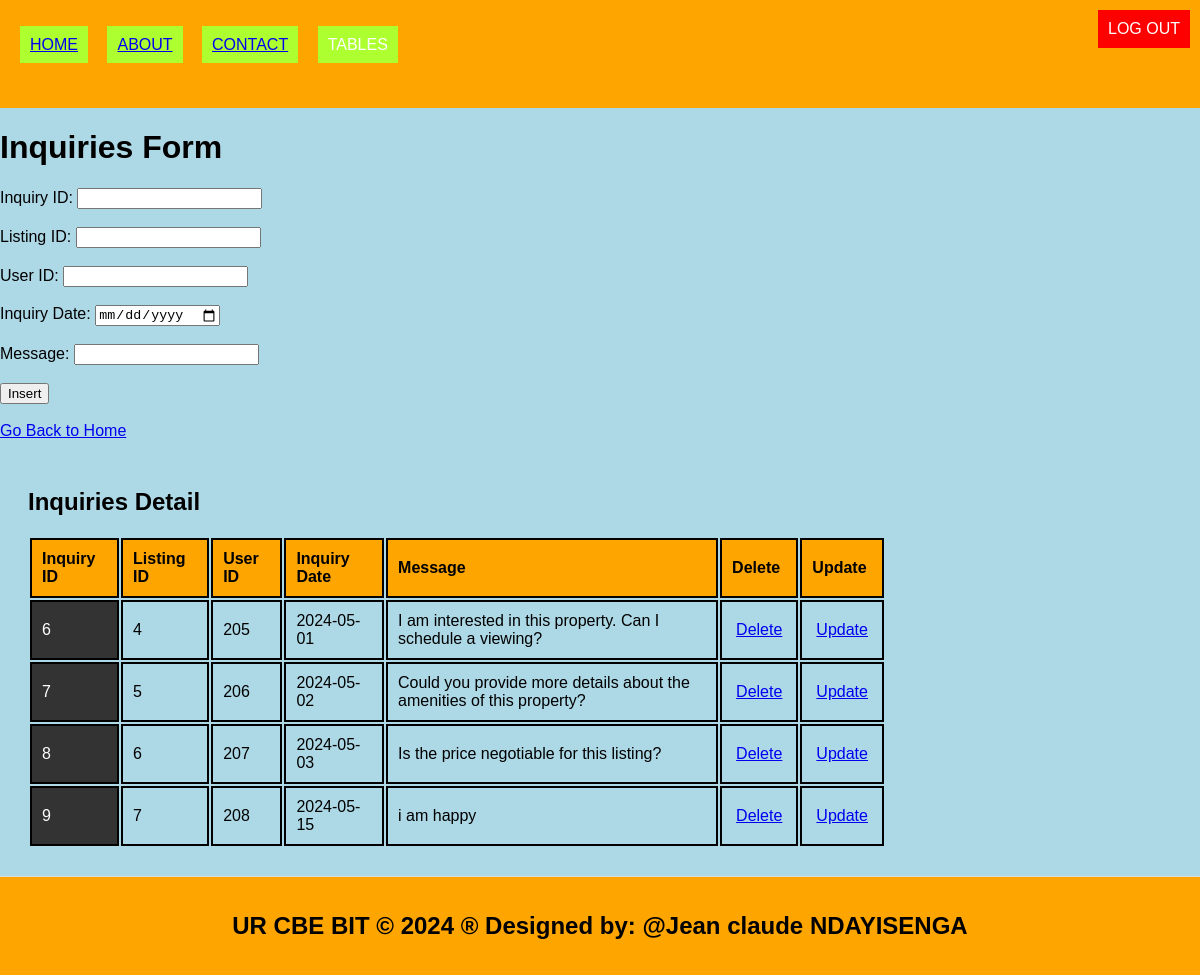
The page /inquiries.php on the database its author committed.
### tables this page shows
CREATE TABLE `inquiries` (
  `inquiry_id` int(11) NOT NULL,
  `listing_id` int(11) DEFAULT NULL,
  `user_id` int(11) DEFAULT NULL,
  `inquiry_date` date DEFAULT NULL,
  `message` text DEFAULT NULL
);

### inquiries.php (the view, shortened to what this page needs)
<!DOCTYPE html>
<html lang="en">
<head>
  <link rel="stylesheet" type="text/css" href="style.css">
</head>
<body style="background-color: lightblue;">
  <header>
    <ul style="list-style-type: none; padding: 0;">
      <li style="display: inline; margin-right: 10px;">
        <ul style="list-style-type: none; padding: 0;">
          <li style="display: inline; margin-right: 8px;padding: 10px; color: white; background-color: greenyellow; text-decoration: none; margin-right: 15px;"><a href="./home.html">HOME</a></li>
          <li style="display: inline; margin-right: 10px;padding: 10px; color: white; background-color: greenyellow; text-decoration: none; margin-right: 15px;"><a href="./about.html">ABOUT</a></li>
          <li style="display: inline; margin-right: 10px;padding: 10px; color: white; background-color: greenyellow; text-decoration: none; margin-right: 15px;"><a href="./contact.html">CONTACT</a></li>
          <li class="dropdown" style="display: inline;">
            <a href="#" style="padding: 10px; color: white; background-color: greenyellow; text-decoration: none; margin-right: 15px;"> TABLES </a>
          </li>
        </ul>
      </li>
    </ul>
    <a class="logout"href="logout.php" style="padding: 10px; color: white; background: red; text-decoration: none;">LOG OUT</a>
  </header>
  <body style="background-color: yellowgreen;">
    <h1>Inquiries Form</h1>
    <form method="post" onsubmit="return confirmInsert();">
      <label for="inquiry_id">Inquiry ID:</label>
      <input type="number" id="inquiry_id" name="inquiry_id" required><br><br>
      <label for="listing_id">Listing ID:</label>
      <input type="number" id="listing_id" name="listing_id" required><br><br>
      <label for="user_id">User ID:</label>
      <input type="number" id="user_id" name="user_id" required><br><br>
      <label for="inquiry_date">Inquiry Date:</label>
      <input type="date" id="inquiry_date" name="inquiry_date" required><br><br>
      <label for="message">Message:</label>
      <input type="text" id="message" name="message" required><br><br>
      <input type="submit" name="add" value="Insert"><br><br>
      <a href="./home.html">Go Back to Home</a>
    </form>
    <?php
    include('database_connection.php');
    ?>
    <section>
      <h2>Inquiries Detail</h2>
      <table>
        <tr>
          <th>Inquiry ID</th>
          <th>Listing ID</th>
          <th>User ID</th>
          <th>Inquiry Date</th>
          <th>Message</th>
          <th>Delete</th>
          <th>Update</th>
        </tr>
        <?php
        $sql = "SELECT * FROM inquiries";
        $result = $connection->query($sql);
        if ($result->num_rows > 0) {
          while ($row = $result->fetch_assoc()) {
            echo "<tr>
              <td>{$row['inquiry_id']}</td>
              <td>{$row['listing_id']}</td>
              <td>{$row['user_id']}</td>
              <td>{$row['inquiry_date']}</td>
              <td>{$row['message']}</td>
              <td><a style='padding:4px' href='delete_inquiry.php?inquiry_id={$row['inquiry_id']}'>Delete</a></td>
              <td><a style='padding:4px' href='update_inquiry.php?inquiry_id={$row['inquiry_id']}'>Update</a></td>
            </tr>";
          }
        } else {
          echo "<tr><td colspan='7'>No data found</td></tr>";
        }
        ?>
      </table>
    </section>
    <footer>
      <h2>UR CBE BIT &copy; 2024 &reg; Designed by: @Jean claude NDAYISENGA</h2>
    </footer>
  </body>
</html>

### style.css (style rules this page uses)
body { font-family: Arial, sans-serif; margin: 0; padding: 0; }
.dropdown { position: relative; display: none; margin-right: 15px; }
body { font-family: Arial,sans-serif; margin:0; padding:0; }
header { background-color:orange; padding: 20px; }
footer { text-align: center; padding: 15px; background-color:orange; }
.dropdown { position: right; display:right; direction:rtl; }
section { padding:28px; border-bottom: 1px solid #ddd; }

### inquiries.php (style rules this page uses)
.logout { position: absolute; top: 10px; right: 10px; }
table { width: 75%; border-collapse: revert; }
td:first-child { background-color: #333333; color: #ffffff; }
td { padding: 8px; border-bottom: 1px solid #dddddd; }
th, td { border: 2px solid black; padding: 10px; text-align: left; }
th { background-color: orange; }

### rows shown on the page
inquiries: inquiry_id "6", listing "4", user "205", inquiry_date "2024-05-01", message "I am interested in this property. Can I schedule a viewing?"
inquiries: inquiry_id "7", listing "5", user "206", inquiry_date "2024-05-02", message "Could you provide more details about the amenities of this property?"
inquiries: inquiry_id "8", listing "6", user "207", inquiry_date "2024-05-03", message "Is the price negotiable for this listing?"
inquiries: inquiry_id "9", listing "7", user "208", inquiry_date "2024-05-15", message "i am happy"
